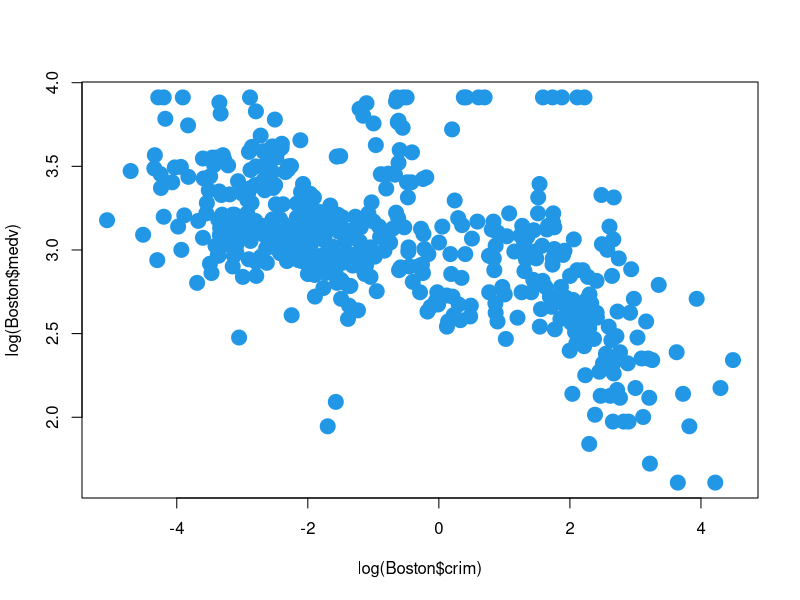
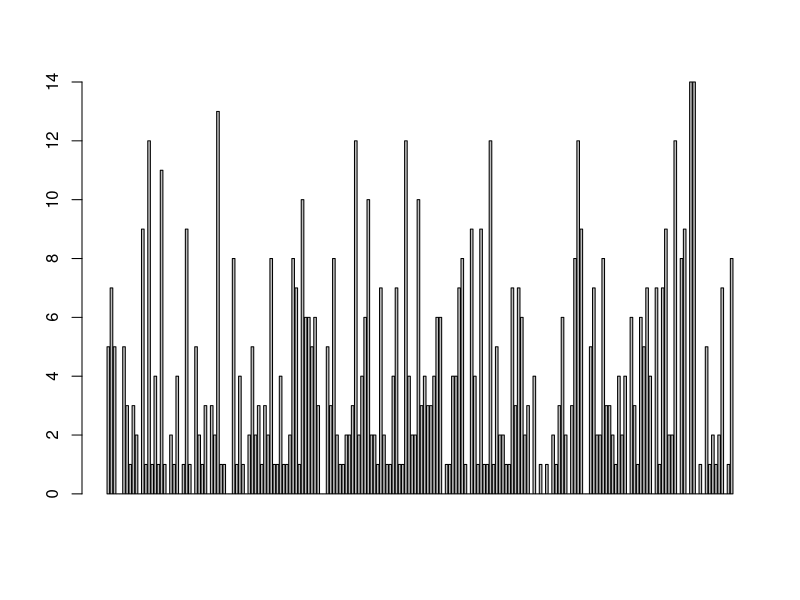
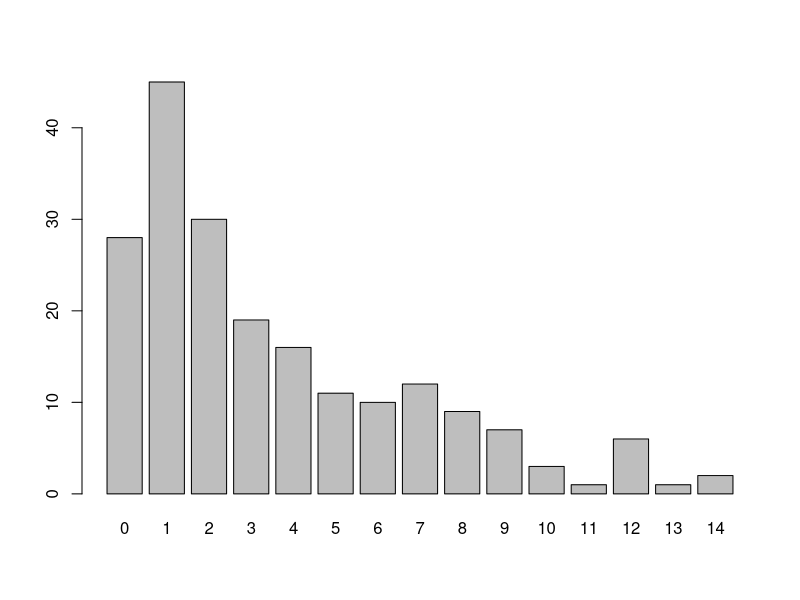
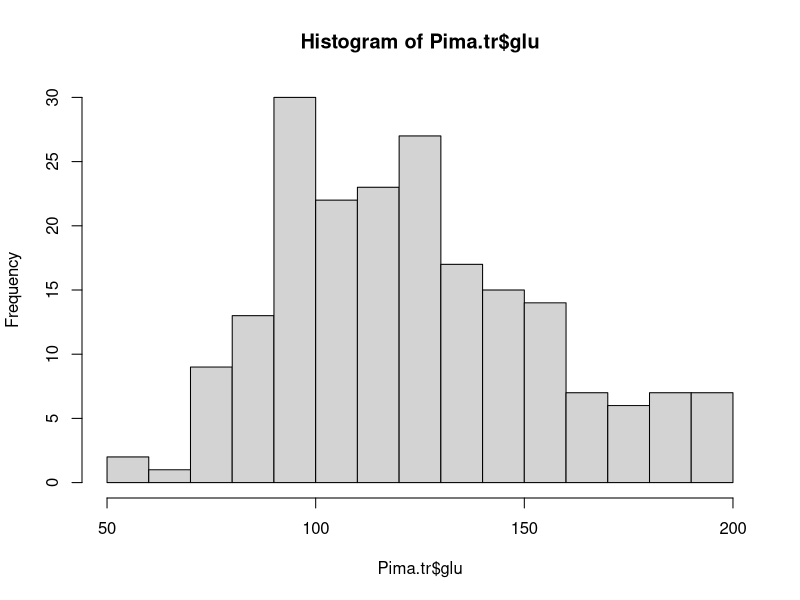
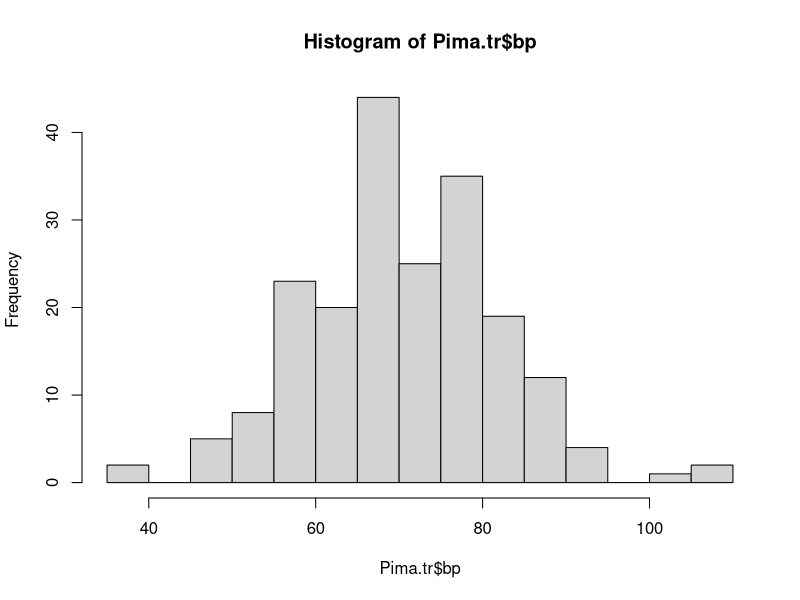
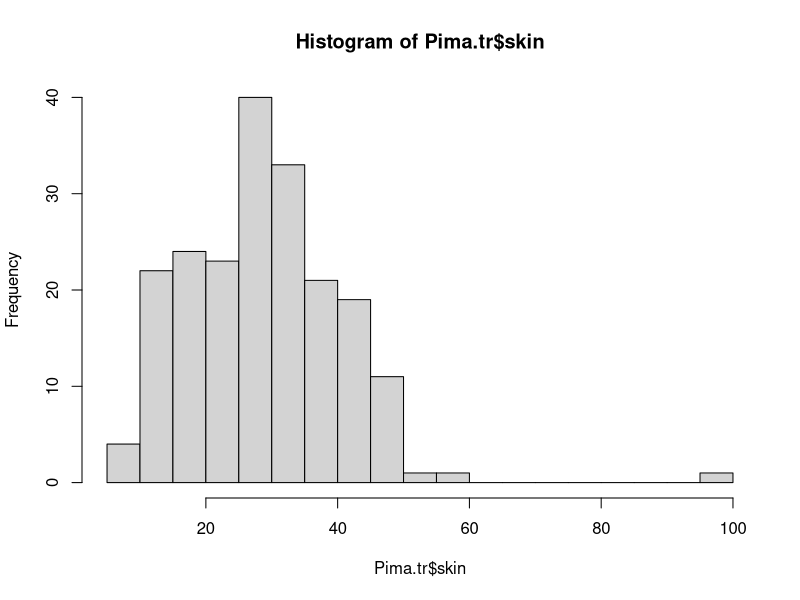
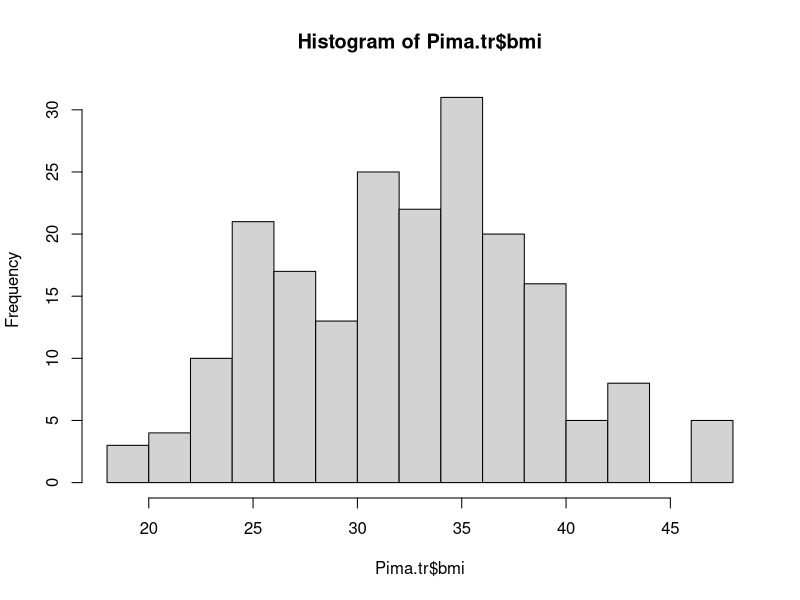
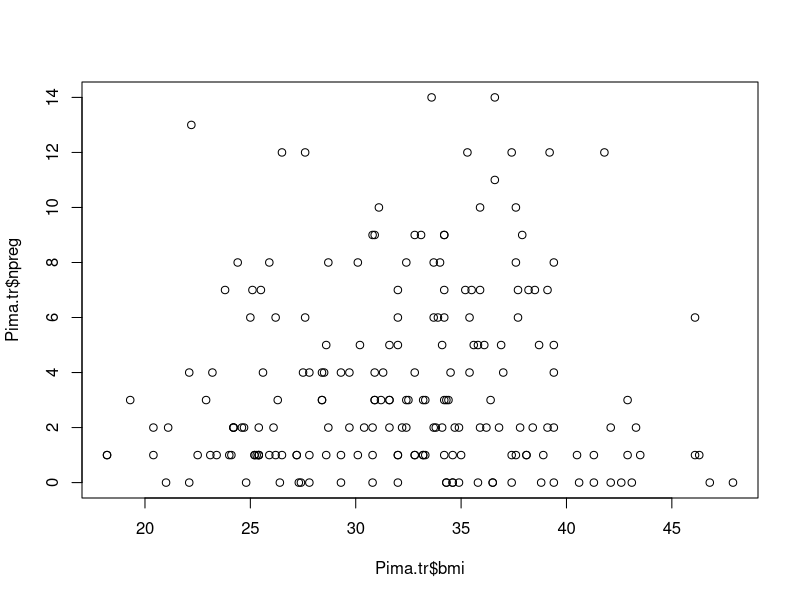

Generate these figures, in order, with R: (Note: this script raises an error after producing the figures.)
library(MASS)
str(Boston)
plot(log(Boston$crim), log(Boston$medv), pch=19, cex=2, col=4)
#cada punto es una zona de boston. 

#cómo hacemos el train test?

##Tamaño de la muestra

n=dim(Boston)[1]

#Creamos las particiones: 

set.seed(48585)
indices_validation= sample(1:n, n*0.2)

indices_entrenamiento= c(1:n)[-indices_validation]


#he dividido los datos, ahora, cojo los de entreno y divido otra vez. 

n_entrenamiento=length(indices_entrenamiento)
set.seed(39881)
indices_train=sample(indices_entrenamiento, 0.8*n_entrenamiento)

indices_test=c(1:n)[-c(indices_validation, indices_train)]


#BASES DE DATOS. 

Boston_train=Boston[indices_train, ]
Boston_test=Boston[indices_test, ]
Boston_val=Boston[indices_validation, ]





#CLASE 13 NOVIEMBRE

library(MASS)
library(caret)
Pima.tr
summary(Pima.tr)

table(Pima.tr$npreg)
barplot(Pima.tr$npreg)
barplot(table(Pima.tr$npreg))


hist(Pima.tr$glu,20)
hist(Pima.tr$bp, 20)
hist(Pima.tr$skin, 20)
hist(Pima.tr$bmi, 20)
plot(Pima.tr$bmi, Pima.tr$npreg)
plot(Pima.tr$bmi, Pima.tr$age)


table(Pima.tr$type)

68/(68+132)

#El 34% es diabético. 


# Si está muy desequilibrado, entonces, no tiene sentido aplicar los k-vecinos.
#Test
Pima.tr
#Train
Pima.te


prob1=knn3Train(Pima.tr[,-8], Pima.tr[,-8], as.factor(Pima.tr$type), k=5, prob=TRUE)

#tabla que me cruce las probabilidades con la verdad: 


table(prob1, Pima.tr$type)


#de aquí puedo sacar los errores. 
#ahora quiero tests. 
  
prob2=knn3Train(Pima.tr[,-8], Pima.te[,-8], as.factor(Pima.tr$type), k=5, prob=TRUE)
table(prob2,Pima.te$type)

precision5=66/(66+27)
rec5= 66/(66+43)
f1_5= 2*perc5*rec5/(perc5+rec5)





#NO me gusta, es muy bajo, voy a coger más vecinos: 

prob11=knn3Train(Pima.tr[,-8], Pima.te[,-8], as.factor(Pima.tr$type), k=11, prob=TRUE)
table(prob11, Pima.te$type)
#va peor. 
#Me fijo sólo en el más parecido, a veces funciona.
probUno=knn3Train(Pima.tr[,-8], Pima.te[,-8], as.factor(Pima.tr$type), k=3, prob=TRUE)
table(probUno, Pima.te$type)

#¿Cómo defines la distancia para encontrar a los vecinos?.

Pima.te[1,]
Pima.tr[1,]
#por defecto mide la distancia euclídea, no tiene nada de sentido. O escalas, o no tiene sentido.

#¿Escala la función knn3Train?. 

a=scale(Pima.tr[,-8])
#cojo en el k valores impares para evitar empatesssssssssssssssssssssssssssssssssssssssssssss


#Parece que lo mejor es no escalar, vamos a coger la glucosa, a ver:

probabilidad= knn3Train(Pima.tr[,c(2:3)], Pima.te[, c(2,3)], as.factor(Pima.tr$type), k=1, prob=TRUE)

#podemos hacer t.tests
t.test(glu~type, data=Pima.tr)
t.test(npreg~type, data=Pima.tr)
##y así con todas. Todas son relevantes parece, no nos dice mucho. Podemos hacer un pca y meter las componentes principales. 


#Matriz de distancias:

#Primer vecino más cercano a mano:


matriz_datos=rbind(Pima.tr[,-8], Pima.te[1,-8])

M=as.matrix(dist(matriz_datos, diag=TRUE, upper=TRUE))
M[1:5, 1:5]
#ya tengo la matriz de distancias, me gusta la de 201:
#distancia de esos al más pequeño
M[201,-201]
v=sort(M[201,-201], index.return=TRUE)

#tenemos que es el 93 el vecino más cercano. Vemos cuál es el valor predicho: 
predicho=Pima.tr[v$ix[1],8]


#Ahora lo hago para todos los datos de test.

predicho=c()
n=dim(Pima.te)[1]
for (i in 1:n){
  matriz_datos=rbind(Pima.tr[,-8], Pima.te[i,-8])
  M=as.matrix(dist(matriz_datos, diag=TRUE, upper=TRUE, method="minkowski"), p=-2)
  M[1:5, 1:5]
  #ya tengo la matriz de distancias, me gusta la de 201:
  #distancia de esos al más pequeño
  M[201,-201]
  v=sort(M[201,-201], index.return=TRUE)
  
  #tenemos que es el 93 el vecino más cercano. Vemos cuál es el valor predicho: 
  predicho[i]=Pima.tr[v$ix[1],8]
}

table(predicho, Pima.te$type)

#en datos de imágenes funciona muy bien el k-vecinos.